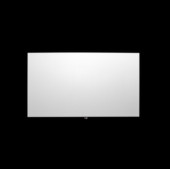
//> input picture screencut.jpg, 170 x 169 px; the run also reads 1 picture not shown here
$ ./codeSimuEcranAgites   (built with g++ and OpenCV 4)
//> lines starting //> are read from the running program, lines starting //| are printed output that depends on the picture
#include <stdio.h>
#include <stdlib.h>
#include <assert.h>
#include <iostream>
#include <ctime>

#include <opencv2/core/core.hpp>
#include <opencv2/highgui/highgui.hpp>
#include <opencv2/imgproc/imgproc.hpp>

#define L1 135
#define L2 28
#define PI 3.14159265358979323846

#define INC_ANGLE_1_2 PI/150 // unité d'incrément d'angle pour les moteurs M1 et M2
#define INC_ANGLE_3 PI // unité d'incrément d'angle pour le moteur M3

#define DELAIS_OSCI_COURT 20
#define DELAIS_OSCI_LONG 40
#define DELAIS_MOUV_AMPLES 40

#define DELAIS_CHANGE_COMPORT 60

enum MoteurNum {M1, M2, M3};
enum Comportement {Arret, EcranPivot_Positif, EcranPivot_Negatif, PetitsCercles_Positif, PetitsCercles_Negatif,
                   GrandsCercles_Positif, GrandsCercles_Negatif, MouvementsAmples_PivotRapide_Positif, MouvementsAmples_PivotRapide_Negatif,
                    PetitesOscillations, GrandesOscillations, MouvementsAmples_PivotOscillant};

using namespace std;
using namespace cv;


void modelGeometriqueDirect(double m1, double m2, double m3,
                                Point pointLiaisonBati, Point& pointLiaisonBras, Point& pointCentreEcran, double& alpha)
{
    // Point liaison bras
    pointLiaisonBras.x = pointLiaisonBati.x + L1*cos(m1);
    pointLiaisonBras.y = pointLiaisonBati.y + L1*sin(m1);

    // Point centre ecran
    pointCentreEcran.x = pointLiaisonBati.x + L1*cos(m1) + L2*cos(m1+m2);
    pointCentreEcran.y = pointLiaisonBati.y + L1*sin(m1) + L2*sin(m1+m2);
    alpha = m1+m2+m3;
}

void rotate(Mat& src, double angle, Mat& dst){
    Point2f ptCp(src.cols*0.5, src.rows*0.5);
    Mat M = getRotationMatrix2D(ptCp, angle, 1.0);
    warpAffine(src, dst, M, src.size(), INTER_CUBIC); //Nearest is too rough,
}


/* tirageComportementAleatoire()
 * Tire aleatoirement un changement de comportement du système parmis ceux de la boite à état.
 * Renvoi 1 si il y a eu un changement, 0 sinon
 */

int tirageComportementAleatoire(enum Comportement& comportementActuel)
{
    int nbAleatoire = rand()% 110;

    switch (nbAleatoire)
    {

        case 1 :
            comportementActuel = EcranPivot_Positif;
            break;

        case 2 :
            comportementActuel = EcranPivot_Negatif;
        break;

        case 3 :
            comportementActuel = PetitsCercles_Positif;
            break;

        case 4 :
            comportementActuel = PetitsCercles_Negatif;
            break;

        case 5 :
            comportementActuel = GrandsCercles_Positif;
            break;

        case 6 :
            comportementActuel = GrandsCercles_Negatif;
            break;

        case 7 :
            comportementActuel = MouvementsAmples_PivotRapide_Positif;
            break;

        case 8:
            comportementActuel = MouvementsAmples_PivotRapide_Negatif;
            break;

        case 9:
            comportementActuel = PetitesOscillations;
            break;

         case 10:
            comportementActuel = GrandesOscillations;
            break;

         case 11:
           comportementActuel = MouvementsAmples_PivotOscillant;
           break;

        default :
            return 0; // Pas de changement
            break;
    }

    cout << "comportement : " << nbAleatoire << endl;
    return 1; // Il y a eu un changement

}


int main ()
{
    /* Paramètres */
  Mat imageTest;
  Mat imageTestModifiee;
  Mat imageFond;
  Mat imageFondModifiee;

  const int largeurFenetre(600);
  const int hauteurFenetre(600);

  double m1(0), m2(-PI/2), m3(0); // Angles moteurs
  double alpha (0); // Angle de l'ecran par rapport a R0

  int delaisOscillations (0);
  int delaisMouvContinu (DELAIS_MOUV_AMPLES);
  int delaisChangementComportement (0);
  bool autorisationChangementComportement(true);
  int indIncrementMouvAmples1, indIncrementMouvAmples2;

  Point pointCentreEcran, pointLiaisonBras, pointLiaisonBati;

  const char* titreFenetre = "Test openCV";
  const char* adresseImageTest = "/home/mahtani/Bureau/Projet_indus/Simu_Johann/V2/screencut.jpg";
  const char* adresseImageFond = "/home/mahtani/Bureau/Projet_indus/Simu_Johann/V2/fondNoir.png";

  enum Comportement comportementActuel(Arret);


    /* Initialisations */
  imageTest = imread(adresseImageTest, CV_LOAD_IMAGE_COLOR);
//> imageTest is the input picture: 169 rows x 170 cols, CV_8UC3; mean B, G, R 56.4, 56.4, 56.4
  if(! imageTest.data )
  {
       cout <<  "Could not open or find the image 1" << endl ;
       return -1;
  }

  imageFond = imread(adresseImageFond, CV_LOAD_IMAGE_COLOR);
  if(! imageFond.data )
  {
       cout <<  "Could not open or find the image" << endl ;
       return -1;
  }


  namedWindow(titreFenetre, WINDOW_NORMAL ); // WINDOW_NORMAL = taille de fenetre modifiable
  resizeWindow(titreFenetre, largeurFenetre, hauteurFenetre);
  moveWindow(titreFenetre, 100, 100);


  // Position des points de liaisons du systeme
  pointLiaisonBati = Point (imageFond.cols/2,imageFond.rows/2); // Attache au bati
//> pointLiaisonBati = Point(250, 250)
  modelGeometriqueDirect(m1, m2, m3, pointLiaisonBati, pointLiaisonBras, pointCentreEcran, alpha); // Position de depart du systeme
//> pointLiaisonBras = Point(385, 250); pointCentreEcran = Point(385, 222); alpha = -1.57

  // Initialisation image temporaire
  imageFondModifiee = imageFond.clone();

  for(int i(0); i < 10000 ; i++)
  {
    imageFond.copyTo(imageFondModifiee(Rect(0, 0, imageFond.cols, imageFond.rows)));

    // Changement de comportement aléatoire
    if( autorisationChangementComportement )
    {
        if( tirageComportementAleatoire(comportementActuel) == 1 )
        {
            autorisationChangementComportement = false;
        }
    }
    else
    { // Boucle d'attente
        delaisChangementComportement++;

        if(delaisChangementComportement == DELAIS_CHANGE_COMPORT)
        {
            delaisChangementComportement = 0;
            autorisationChangementComportement = true;
        }
    }

    // Comportement
    switch (comportementActuel)
    {
        case Arret:
            break;

        case EcranPivot_Positif:
            m3 += INC_ANGLE_3;
            break;

        case EcranPivot_Negatif:
            m3 -= INC_ANGLE_3;
            break;

        case PetitsCercles_Positif:
            m2 += 5*INC_ANGLE_1_2;
            break;

        case PetitsCercles_Negatif:
            m2 -= 5*INC_ANGLE_1_2;
            break;

        case GrandsCercles_Positif:
            m1 += 1.5*INC_ANGLE_1_2;
            break;

        case GrandsCercles_Negatif:
            m1 -= 1.5*INC_ANGLE_1_2;
            break;

        case MouvementsAmples_PivotRapide_Positif:
            m1 += INC_ANGLE_1_2;
            m2 += INC_ANGLE_1_2;
            m3 -= INC_ANGLE_3;
            break;

        case MouvementsAmples_PivotRapide_Negatif:
            m1 -= INC_ANGLE_1_2;
            m2 -= INC_ANGLE_1_2;
            m3 += INC_ANGLE_3;
            break;

        case PetitesOscillations:
            if ( delaisOscillations < DELAIS_OSCI_COURT && delaisOscillations >= 0 )
            {
                 m2 += INC_ANGLE_1_2;
                 delaisOscillations++;
            }
            if( delaisOscillations > - DELAIS_OSCI_COURT && delaisOscillations < 0 )
            {
                m2 -= INC_ANGLE_1_2;
                delaisOscillations--;
            }
            if (delaisOscillations == DELAIS_OSCI_COURT) delaisOscillations = -1;
            if (delaisOscillations == -DELAIS_OSCI_COURT) delaisOscillations = 1;

            break;

        case GrandesOscillations:
            if ( delaisOscillations < DELAIS_OSCI_LONG && delaisOscillations >= 0 )
            {
                 m1 += 1.5*INC_ANGLE_1_2;
                 delaisOscillations++;
            }
            if( delaisOscillations > - DELAIS_OSCI_LONG && delaisOscillations < 0 )
            {
                m1 -= 1.5*INC_ANGLE_1_2;
                delaisOscillations--;
            }
            if (delaisOscillations == DELAIS_OSCI_LONG) delaisOscillations = -1;
            if (delaisOscillations == -DELAIS_OSCI_LONG) delaisOscillations = 1;

            break;

        case MouvementsAmples_PivotOscillant:

            // Pivot
            if ( delaisOscillations < DELAIS_OSCI_COURT && delaisOscillations >= 0 )
            {
                 m3 += INC_ANGLE_3;;
                 delaisOscillations++;
            }
            if( delaisOscillations > - DELAIS_OSCI_COURT && delaisOscillations < 0 )
            {
                m3 -= INC_ANGLE_3;
                delaisOscillations--;
            }
            if (delaisOscillations == DELAIS_OSCI_COURT) delaisOscillations = -1;
            if (delaisOscillations == -DELAIS_OSCI_COURT) delaisOscillations = 1;

            // Bras
            if(delaisMouvContinu == DELAIS_MOUV_AMPLES)
            { // Changement de mouvement amples
                indIncrementMouvAmples1 = (rand()%3) - 1; // Tirage aleatoire increments des moteurs
                indIncrementMouvAmples2 = (rand()%3) - 1;

                delaisMouvContinu = 0; // Réinitialisation
            }
            else
            {
                m1 += indIncrementMouvAmples1*INC_ANGLE_1_2;
                m2 += indIncrementMouvAmples2*INC_ANGLE_1_2;

                delaisMouvContinu++;
            }

            break;

        default:
            break;
    }

    // Application
    modelGeometriqueDirect(m1, m2, m3, pointLiaisonBati, pointLiaisonBras, pointCentreEcran, alpha);

    // Rotation de l'image de l'ecran
    rotate(imageTest, alpha, imageTestModifiee);
    imageTestModifiee.copyTo(imageFondModifiee(Rect(pointCentreEcran.x - imageTestModifiee.cols/2  , pointCentreEcran.y - imageTestModifiee.rows/2, imageTestModifiee.cols, imageTestModifiee.rows)));

    // Dessin : bras du systeme
    line(imageFondModifiee, pointLiaisonBati, pointLiaisonBras, Scalar( 255, 255, 255 ), 2, 8);
    line(imageFondModifiee, pointLiaisonBras, pointCentreEcran, Scalar( 255, 255, 255 ), 2, 8);

    // Affichage
    imshow(titreFenetre, imageFondModifiee );
    if( cvWaitKey(10) != -1)
        i = 10000;

    }
//> this loop made 10000 passes
//> pass 1, `imshow(titreFenetre, imageFondModifiee );`:
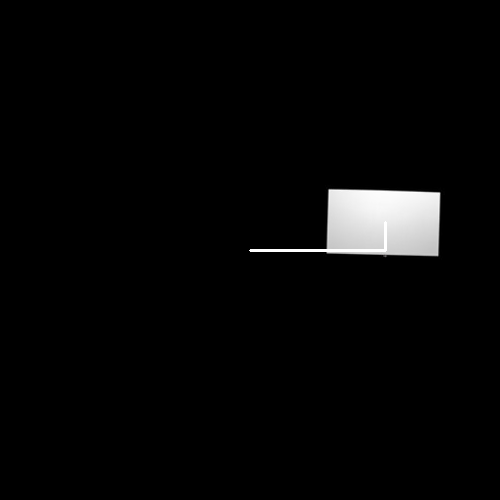
//> window 'Test openCV': 500 rows x 500 cols, CV_8UC3; mean B, G, R 6.8, 6.8, 6.8
//> after the loop:
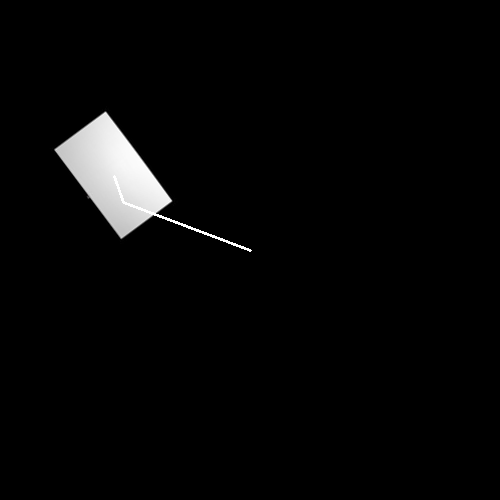
//> imageFondModifiee: 500 rows x 500 cols, CV_8UC3; mean B, G, R 6.8, 6.8, 6.8
//> after the loop, autorisationChangementComportement = false; delaisChangementComportement = 4; m3 = 1401.2; m2 = 7.18; m1 = -21.64; delaisOscillations = -3; delaisMouvContinu = 2


  return EXIT_SUCCESS;

}
